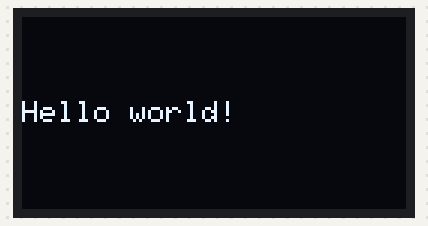
The sketch below on a simulated Arduino Uno, built with avr-gcc and run on an emulated ATmega328P. Parts: 128×64 one-colour display.

Above: at 0.1 s.
At 1.1 s:
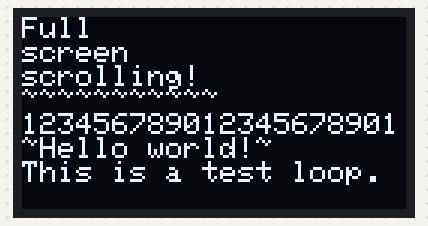
At 9.94 s:
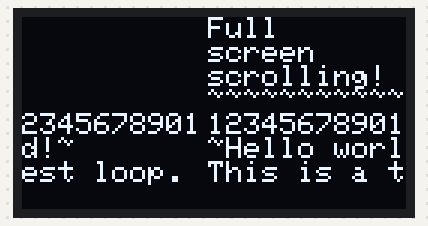
At 19.94 s:
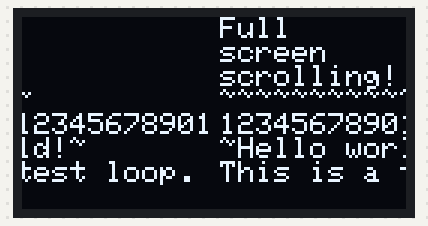
At 29.64 s:
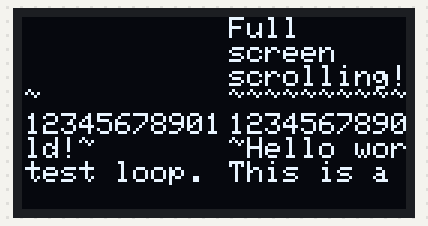
At 39.64 s:
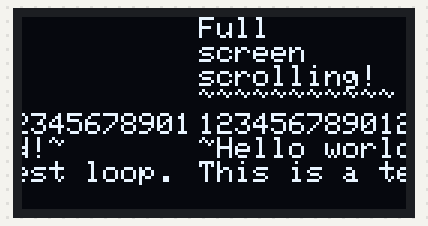

The sketch:

text_scrolling.ino
```cpp
#include <SPI.h>
#include <Wire.h>
#include <Adafruit_GFX.h>
#include <Adafruit_SSD1306.h>

#define SCREEN_WIDTH 128 // OLED display width, in pixels
#define SCREEN_HEIGHT 64 // OLED display height, in pixels
#define OLED_RESET -1 // Reset pin # (or -1 if sharing Arduino reset pin)
#define SCREEN_ADDRESS 0x3C
int duration = 9000;

Adafruit_SSD1306 display(SCREEN_WIDTH, SCREEN_HEIGHT, &Wire, OLED_RESET);

void setup() {
Serial.begin(9600);

// Initialize the OLED object
if (!display.begin(SSD1306_SWITCHCAPVCC, SCREEN_ADDRESS)) {
Serial.println(F("SSD1306 allocation failed"));
}

// Clear the buffer
display.clearDisplay();

// Display Text
display.setTextSize(1);
display.setTextColor(WHITE);
display.setTextWrap(false);
display.setCursor(0, 28);
display.println("Hello world!");
display.display();
delay(1000);
display.setCursor(0, 0);
display.clearDisplay();
// Scroll full screen
display.setTextSize(1);
display.println("Full");
display.println("screen");
display.println("scrolling!");
display.println("~~~~~~~~~~~");
display.println("123456789012345678901");
display.println("~Hello world!~");
display.println("This is a test loop.");
display.display();
}

void loop() {
display.startscrollleft(0x00, 0x07);
delay(duration);
display.stopscroll();
delay(1000);
display.startscrollright(0x00, 0x07);
delay(duration);
display.stopscroll();
delay(1000);
}
```
